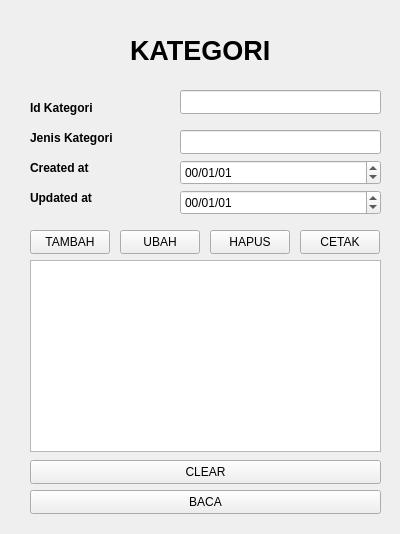
<?xml version="1.0" encoding="UTF-8"?>
<ui version="4.0">
 <class>Form</class>
 <widget class="QWidget" name="Form">
  <property name="geometry">
   <rect>
    <x>0</x>
    <y>0</y>
    <width>400</width>
    <height>534</height>
   </rect>
  </property>
  <property name="windowTitle">
   <string>Form</string>
  </property>
  <widget class="QLabel" name="label_2">
   <property name="geometry">
    <rect>
     <x>30</x>
     <y>100</y>
     <width>81</width>
     <height>16</height>
    </rect>
   </property>
   <property name="font">
    <font>
     <weight>75</weight>
     <bold>true</bold>
    </font>
   </property>
   <property name="text">
    <string>Id Kategori</string>
   </property>
  </widget>
  <widget class="QPushButton" name="btnTambah">
   <property name="geometry">
    <rect>
     <x>30</x>
     <y>230</y>
     <width>80</width>
     <height>24</height>
    </rect>
   </property>
   <property name="text">
    <string>TAMBAH</string>
   </property>
  </widget>
  <widget class="QLabel" name="label_3">
   <property name="geometry">
    <rect>
     <x>30</x>
     <y>130</y>
     <width>91</width>
     <height>16</height>
    </rect>
   </property>
   <property name="font">
    <font>
     <weight>75</weight>
     <bold>true</bold>
    </font>
   </property>
   <property name="text">
    <string>Jenis Kategori</string>
   </property>
  </widget>
  <widget class="QLineEdit" name="txt_idKategori">
   <property name="geometry">
    <rect>
     <x>180</x>
     <y>90</y>
     <width>201</width>
     <height>24</height>
    </rect>
   </property>
  </widget>
  <widget class="QLineEdit" name="txt_jenisKategori">
   <property name="geometry">
    <rect>
     <x>180</x>
     <y>130</y>
     <width>201</width>
     <height>24</height>
    </rect>
   </property>
  </widget>
  <widget class="QLabel" name="label_4">
   <property name="geometry">
    <rect>
     <x>30</x>
     <y>160</y>
     <width>71</width>
     <height>16</height>
    </rect>
   </property>
   <property name="font">
    <font>
     <weight>75</weight>
     <bold>true</bold>
    </font>
   </property>
   <property name="text">
    <string>Created at</string>
   </property>
  </widget>
  <widget class="QLabel" name="label">
   <property name="geometry">
    <rect>
     <x>130</x>
     <y>40</y>
     <width>141</width>
     <height>21</height>
    </rect>
   </property>
   <property name="font">
    <font>
     <pointsize>20</pointsize>
     <weight>75</weight>
     <bold>true</bold>
    </font>
   </property>
   <property name="text">
    <string>KATEGORI</string>
   </property>
  </widget>
  <widget class="QLabel" name="label_5">
   <property name="geometry">
    <rect>
     <x>30</x>
     <y>190</y>
     <width>71</width>
     <height>16</height>
    </rect>
   </property>
   <property name="font">
    <font>
     <weight>75</weight>
     <bold>true</bold>
    </font>
   </property>
   <property name="text">
    <string>Updated at</string>
   </property>
  </widget>
  <widget class="QPushButton" name="btnUbah">
   <property name="geometry">
    <rect>
     <x>120</x>
     <y>230</y>
     <width>80</width>
     <height>24</height>
    </rect>
   </property>
   <property name="text">
    <string>UBAH</string>
   </property>
  </widget>
  <widget class="QPushButton" name="btnHapus">
   <property name="geometry">
    <rect>
     <x>210</x>
     <y>230</y>
     <width>80</width>
     <height>24</height>
    </rect>
   </property>
   <property name="text">
    <string>HAPUS</string>
   </property>
  </widget>
  <widget class="QPushButton" name="btnCetak">
   <property name="geometry">
    <rect>
     <x>300</x>
     <y>230</y>
     <width>80</width>
     <height>24</height>
    </rect>
   </property>
   <property name="text">
    <string>CETAK</string>
   </property>
  </widget>
  <widget class="QTableView" name="tb_output">
   <property name="geometry">
    <rect>
     <x>30</x>
     <y>260</y>
     <width>351</width>
     <height>192</height>
    </rect>
   </property>
  </widget>
  <widget class="QPushButton" name="btnClear">
   <property name="geometry">
    <rect>
     <x>30</x>
     <y>460</y>
     <width>351</width>
     <height>24</height>
    </rect>
   </property>
   <property name="text">
    <string>CLEAR</string>
   </property>
  </widget>
  <widget class="QDateEdit" name="txt_createdAt">
   <property name="geometry">
    <rect>
     <x>180</x>
     <y>160</y>
     <width>201</width>
     <height>25</height>
    </rect>
   </property>
   <property name="currentSection">
    <enum>QDateTimeEdit::YearSection</enum>
   </property>
   <property name="displayFormat">
    <string>yy/MM/dd</string>
   </property>
  </widget>
  <widget class="QDateEdit" name="txt_updatedAt">
   <property name="geometry">
    <rect>
     <x>180</x>
     <y>190</y>
     <width>201</width>
     <height>25</height>
    </rect>
   </property>
   <property name="currentSection">
    <enum>QDateTimeEdit::YearSection</enum>
   </property>
   <property name="displayFormat">
    <string>yy/MM/dd</string>
   </property>
  </widget>
  <widget class="QPushButton" name="btnRead">
   <property name="geometry">
    <rect>
     <x>30</x>
     <y>490</y>
     <width>351</width>
     <height>24</height>
    </rect>
   </property>
   <property name="text">
    <string>BACA</string>
   </property>
  </widget>
 </widget>
 <resources/>
 <connections/>
</ui>
